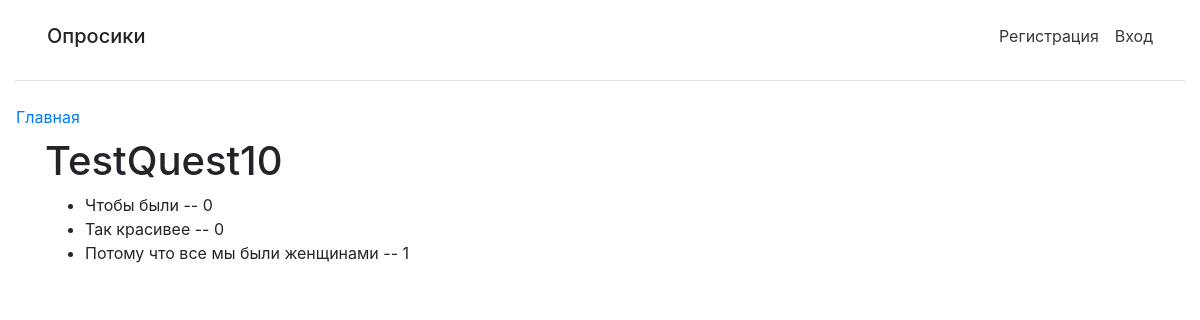
Screenshot of /5/results/ with the database file from the repository.
### polls/models.py (models this page shows, shortened)
class Question(models.Model):
    question_text = models.CharField(max_length=200)
    pub_date = models.DateTimeField('date published')
    post_description = models.CharField(default='', max_length=200, verbose_name='Краткое описание')
    poll_description = models.CharField(default='', max_length=200, verbose_name='Подробное описание')
    img = models.ImageField(default='default_poll.jpg', max_length=200, verbose_name='Картинка', upload_to='vote_pics', blank=True, null=True,
                            validators=[FileExtensionValidator(allowed_extensions=['png', 'jpg', 'jpeg'])])

class Choice(models.Model):
    question = models.ForeignKey(Question, on_delete=models.CASCADE)
    choice_text = models.CharField(max_length=200)
    votes = models.IntegerField(default=0)

### polls/views.py (the view)
# urls.py: path('<int:pk>/results/', views.ResultsView.as_view(), name='results'),
class ResultsView(generic.DetailView):
    model = Question
    template_name = 'polls/results.html'

### polls/templates/polls/results.html
{% extends "polls/basic.html" %}
{% block content %}
<h1>{{ question.question_text }}</h1>
<ul>
    {% for choice in question.choice_set.all %}
    <li>{{ choice.choice_text }} -- {{ choice.votes }}</li>
    {% endfor %}
</ul>
{% endblock %}

### rows the page displays
Question: question_text "TestQuest10"
Choice: choice_text "Чтобы были", votes "0"
Choice: choice_text "Так красивее", votes "0"
Choice: choice_text "Потому что все мы были женщинами", votes "1"
